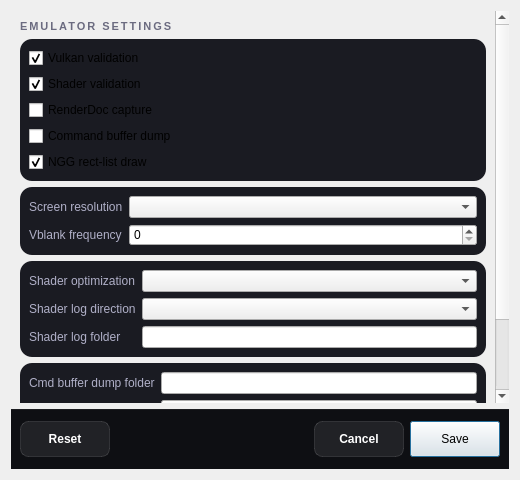
<?xml version="1.0" encoding="UTF-8"?>
<ui version="4.0">
 <class>ConfigurationEditDialog</class>
 <widget class="QDialog" name="ConfigurationEditDialog">
  <property name="geometry">
   <rect>
    <x>0</x>
    <y>0</y>
    <width>520</width>
    <height>480</height>
   </rect>
  </property>
  <property name="minimumSize">
   <size>
    <width>400</width>
    <height>360</height>
   </size>
  </property>
  <property name="windowTitle">
   <string>Settings</string>
  </property>
  <property name="locale">
   <locale language="English" country="UnitedStates"/>
  </property>
  <layout class="QVBoxLayout" name="rootLayout">
   <property name="spacing">0</property>
   <property name="leftMargin">0</property>
   <property name="topMargin">0</property>
   <property name="rightMargin">0</property>
   <property name="bottomMargin">0</property>
   <item>
    <widget class="QScrollArea" name="scrollArea">
     <property name="frameShape">
      <enum>QFrame::NoFrame</enum>
     </property>
     <property name="widgetResizable">
      <bool>true</bool>
     </property>
     <property name="horizontalScrollBarPolicy">
      <enum>Qt::ScrollBarAlwaysOff</enum>
     </property>
     <widget class="QWidget" name="scrollAreaContent">
      <property name="geometry">
       <rect>
        <x>0</x>
        <y>0</y>
        <width>520</width>
        <height>420</height>
       </rect>
      </property>
      <layout class="QVBoxLayout" name="scrollLayout">
       <property name="spacing">16</property>
       <property name="leftMargin">20</property>
       <property name="topMargin">20</property>
       <property name="rightMargin">20</property>
       <property name="bottomMargin">20</property>
       <item>
        <widget class="QLabel" name="sectionLabel">
         <property name="text">
          <string>EMULATOR SETTINGS</string>
         </property>
         <property name="styleSheet">
          <string notr="true">font-size: 11px; font-weight: 700; letter-spacing: 2px; color: #6b6b80; background: transparent;</string>
         </property>
        </widget>
       </item>
       <item>
        <widget class="QFrame" name="settingsCard">
         <property name="styleSheet">
          <string notr="true">QFrame#settingsCard { background-color: #1a1b22; border-radius: 12px; }</string>
         </property>
         <layout class="QVBoxLayout" name="cardLayout">
          <property name="spacing">10</property>
          <property name="leftMargin">16</property>
          <property name="topMargin">16</property>
          <property name="rightMargin">16</property>
          <property name="bottomMargin">16</property>
          <item>
           <widget class="QCheckBox" name="checkBox_vulkan_validation">
            <property name="toolTip">
             <string>Enable Vulkan validation layers</string>
            </property>
            <property name="text">
             <string>Vulkan validation</string>
            </property>
            <property name="checked">
             <bool>true</bool>
            </property>
           </widget>
          </item>
          <item>
           <widget class="QCheckBox" name="checkBox_shader_validation">
            <property name="toolTip">
             <string>Validate SPIR-V binary</string>
            </property>
            <property name="text">
             <string>Shader validation</string>
            </property>
            <property name="checked">
             <bool>true</bool>
            </property>
           </widget>
          </item>
          <item>
           <widget class="QCheckBox" name="checkBox_renderdoc_capture">
            <property name="toolTip">
             <string>Enable RenderDoc capture</string>
            </property>
            <property name="text">
             <string>RenderDoc capture</string>
            </property>
           </widget>
          </item>
          <item>
           <widget class="QCheckBox" name="checkBox_cmd_dump">
            <property name="toolTip">
             <string>Dump command buffers</string>
            </property>
            <property name="text">
             <string>Command buffer dump</string>
            </property>
           </widget>
          </item>
          <item>
           <widget class="QCheckBox" name="checkBox_ngg_rectlist_draw">
            <property name="toolTip">
             <string>Use the NGG 4-vertex path for rect-list DrawIndexAuto</string>
            </property>
            <property name="text">
             <string>NGG rect-list draw</string>
            </property>
            <property name="checked">
             <bool>true</bool>
            </property>
           </widget>
          </item>
         </layout>
        </widget>
       </item>
       <item>
        <widget class="QFrame" name="graphicsCard">
         <property name="styleSheet">
          <string notr="true">QFrame#graphicsCard { background-color: #1a1b22; border-radius: 12px; }</string>
         </property>
         <layout class="QFormLayout" name="graphicsForm">
          <property name="spacing">10</property>
          <property name="leftMargin">16</property>
          <property name="topMargin">16</property>
          <property name="rightMargin">16</property>
          <property name="bottomMargin">16</property>
          <property name="fieldGrowthPolicy">
           <enum>QFormLayout::AllNonFixedFieldsGrow</enum>
          </property>
          <item row="0" column="0">
           <widget class="QLabel" name="label_16">
            <property name="styleSheet">
             <string notr="true">background: transparent; color: #b0b0c8; font-size: 12px;</string>
            </property>
            <property name="text">
             <string>Screen resolution</string>
            </property>
           </widget>
          </item>
          <item row="0" column="1">
           <widget class="QComboBox" name="comboBox_screen_resolution">
            <property name="toolTip">
             <string>Window resolution</string>
            </property>
            <property name="minimumSize">
             <size>
              <width>140</width>
              <height>0</height>
             </size>
            </property>
           </widget>
          </item>
          <item row="1" column="0">
           <widget class="QLabel" name="label_vblank_frequency">
            <property name="styleSheet">
             <string notr="true">background: transparent; color: #b0b0c8; font-size: 12px;</string>
            </property>
            <property name="text">
             <string>Vblank frequency</string>
            </property>
           </widget>
          </item>
          <item row="1" column="1">
           <widget class="QSpinBox" name="spinBox_vblank_frequency">
            <property name="toolTip">
             <string>Virtual display refresh rate</string>
            </property>
           </widget>
          </item>
         </layout>
        </widget>
       </item>
       <item>
        <widget class="QFrame" name="shadersCard">
         <property name="styleSheet">
          <string notr="true">QFrame#shadersCard { background-color: #1a1b22; border-radius: 12px; }</string>
         </property>
         <layout class="QFormLayout" name="shadersForm">
          <property name="spacing">10</property>
          <property name="leftMargin">16</property>
          <property name="topMargin">16</property>
          <property name="rightMargin">16</property>
          <property name="bottomMargin">16</property>
          <property name="fieldGrowthPolicy">
           <enum>QFormLayout::AllNonFixedFieldsGrow</enum>
          </property>
          <item row="0" column="0">
           <widget class="QLabel" name="label_20">
            <property name="styleSheet">
             <string notr="true">background: transparent; color: #b0b0c8; font-size: 12px;</string>
            </property>
            <property name="text">
             <string>Shader optimization</string>
            </property>
           </widget>
          </item>
          <item row="0" column="1">
           <widget class="QComboBox" name="comboBox_shader_optimization_type">
            <property name="toolTip">
             <string>Optimize shaders for code size or performance</string>
            </property>
           </widget>
          </item>
          <item row="1" column="0">
           <widget class="QLabel" name="label_21">
            <property name="styleSheet">
             <string notr="true">background: transparent; color: #b0b0c8; font-size: 12px;</string>
            </property>
            <property name="text">
             <string>Shader log direction</string>
            </property>
           </widget>
          </item>
          <item row="1" column="1">
           <widget class="QComboBox" name="comboBox_shader_log_direction">
            <property name="toolTip">
             <string>Dump shaders to file or console</string>
            </property>
           </widget>
          </item>
          <item row="2" column="0">
           <widget class="QLabel" name="label_22">
            <property name="styleSheet">
             <string notr="true">background: transparent; color: #b0b0c8; font-size: 12px;</string>
            </property>
            <property name="text">
             <string>Shader log folder</string>
            </property>
           </widget>
          </item>
          <item row="2" column="1">
           <widget class="QLineEdit" name="lineEdit_shader_log_folder">
            <property name="toolTip">
             <string>Directory to dump shaders</string>
            </property>
            <property name="clearButtonEnabled">
             <bool>true</bool>
            </property>
           </widget>
          </item>
         </layout>
        </widget>
       </item>
       <item>
        <widget class="QFrame" name="debugCard">
         <property name="styleSheet">
          <string notr="true">QFrame#debugCard { background-color: #1a1b22; border-radius: 12px; }</string>
         </property>
         <layout class="QFormLayout" name="debugForm">
          <property name="spacing">10</property>
          <property name="leftMargin">16</property>
          <property name="topMargin">16</property>
          <property name="rightMargin">16</property>
          <property name="bottomMargin">16</property>
          <property name="fieldGrowthPolicy">
           <enum>QFormLayout::AllNonFixedFieldsGrow</enum>
          </property>
          <item row="0" column="0">
           <widget class="QLabel" name="label_24">
            <property name="styleSheet">
             <string notr="true">background: transparent; color: #b0b0c8; font-size: 12px;</string>
            </property>
            <property name="text">
             <string>Cmd buffer dump folder</string>
            </property>
           </widget>
          </item>
          <item row="0" column="1">
           <widget class="QLineEdit" name="lineEdit_cmd_dump_folder">
            <property name="toolTip">
             <string>Directory to dump command buffers</string>
            </property>
            <property name="clearButtonEnabled">
             <bool>true</bool>
            </property>
           </widget>
          </item>
          <item row="1" column="0">
           <widget class="QLabel" name="label_25">
            <property name="styleSheet">
             <string notr="true">background: transparent; color: #b0b0c8; font-size: 12px;</string>
            </property>
            <property name="text">
             <string>Printf direction</string>
            </property>
           </widget>
          </item>
          <item row="1" column="1">
           <widget class="QComboBox" name="comboBox_printf_direction">
            <property name="toolTip">
             <string>Print logs to file or console</string>
            </property>
           </widget>
          </item>
          <item row="2" column="0">
           <widget class="QLabel" name="label_26">
            <property name="styleSheet">
             <string notr="true">background: transparent; color: #b0b0c8; font-size: 12px;</string>
            </property>
            <property name="text">
             <string>Printf output file</string>
            </property>
           </widget>
          </item>
          <item row="2" column="1">
           <widget class="QLineEdit" name="lineEdit_printf_file">
            <property name="toolTip">
             <string>File to dump logs</string>
            </property>
            <property name="clearButtonEnabled">
             <bool>true</bool>
            </property>
           </widget>
          </item>
          <item row="3" column="0">
           <widget class="QLabel" name="label_27">
            <property name="styleSheet">
             <string notr="true">background: transparent; color: #b0b0c8; font-size: 12px;</string>
            </property>
            <property name="text">
             <string>Profiler direction</string>
            </property>
           </widget>
          </item>
          <item row="3" column="1">
           <widget class="QComboBox" name="comboBox_profiler_direction">
            <property name="toolTip">
             <string>Enable or disable profiler</string>
            </property>
           </widget>
          </item>
         </layout>
        </widget>
       </item>
      </layout>
     </widget>
    </widget>
   </item>
   <item>
    <widget class="QWidget" name="buttonBar" native="true">
     <property name="minimumSize">
      <size>
       <width>0</width>
       <height>60</height>
      </size>
     </property>
     <property name="maximumSize">
      <size>
       <width>16777215</width>
       <height>60</height>
      </size>
     </property>
     <property name="styleSheet">
      <string notr="true">QWidget#buttonBar { background-color: #0e0f13; border-top: 1px solid rgba(255,255,255,0.06); }</string>
     </property>
     <layout class="QHBoxLayout" name="buttonBarLayout">
      <property name="spacing">10</property>
      <property name="leftMargin">20</property>
      <property name="topMargin">0</property>
      <property name="rightMargin">20</property>
      <property name="bottomMargin">0</property>
      <item>
       <widget class="QPushButton" name="clear_button">
        <property name="minimumSize">
         <size>
          <width>90</width>
          <height>36</height>
         </size>
        </property>
        <property name="text">
         <string>Reset</string>
        </property>
        <property name="styleSheet">
         <string notr="true">QPushButton { background: rgba(255,255,255,0.08); border: 1px solid rgba(255,255,255,0.12); border-radius: 8px; color: #ffffff; font-size: 12px; font-weight: 600; padding: 8px 16px; }
QPushButton:hover { background: rgba(255,255,255,0.14); }
QPushButton:pressed { background: rgba(255,255,255,0.05); }</string>
        </property>
       </widget>
      </item>
      <item>
       <spacer name="buttonSpacer">
        <property name="orientation">
         <enum>Qt::Horizontal</enum>
        </property>
        <property name="sizeHint" stdset="0">
         <size>
          <width>40</width>
          <height>20</height>
         </size>
        </property>
       </spacer>
      </item>
      <item>
       <widget class="QPushButton" name="cancel_button">
        <property name="minimumSize">
         <size>
          <width>90</width>
          <height>36</height>
         </size>
        </property>
        <property name="text">
         <string>Cancel</string>
        </property>
        <property name="styleSheet">
         <string notr="true">QPushButton { background: rgba(255,255,255,0.08); border: 1px solid rgba(255,255,255,0.12); border-radius: 8px; color: #ffffff; font-size: 12px; font-weight: 600; padding: 8px 16px; }
QPushButton:hover { background: rgba(255,255,255,0.14); }
QPushButton:pressed { background: rgba(255,255,255,0.05); }</string>
        </property>
       </widget>
      </item>
      <item>
       <widget class="QPushButton" name="ok_button">
        <property name="minimumSize">
         <size>
          <width>90</width>
          <height>36</height>
         </size>
        </property>
        <property name="text">
         <string>Save</string>
        </property>
        <property name="default">
         <bool>true</bool>
        </property>
       </widget>
      </item>
     </layout>
    </widget>
   </item>
  </layout>
 </widget>
 <resources/>
 <connections>
  <connection>
   <sender>cancel_button</sender>
   <signal>clicked()</signal>
   <receiver>ConfigurationEditDialog</receiver>
   <slot>reject()</slot>
   <hints>
    <hint type="sourcelabel">
     <x>310</x>
     <y>455</y>
    </hint>
    <hint type="destinationlabel">
     <x>260</x>
     <y>240</y>
    </hint>
   </hints>
  </connection>
 </connections>
</ui>
